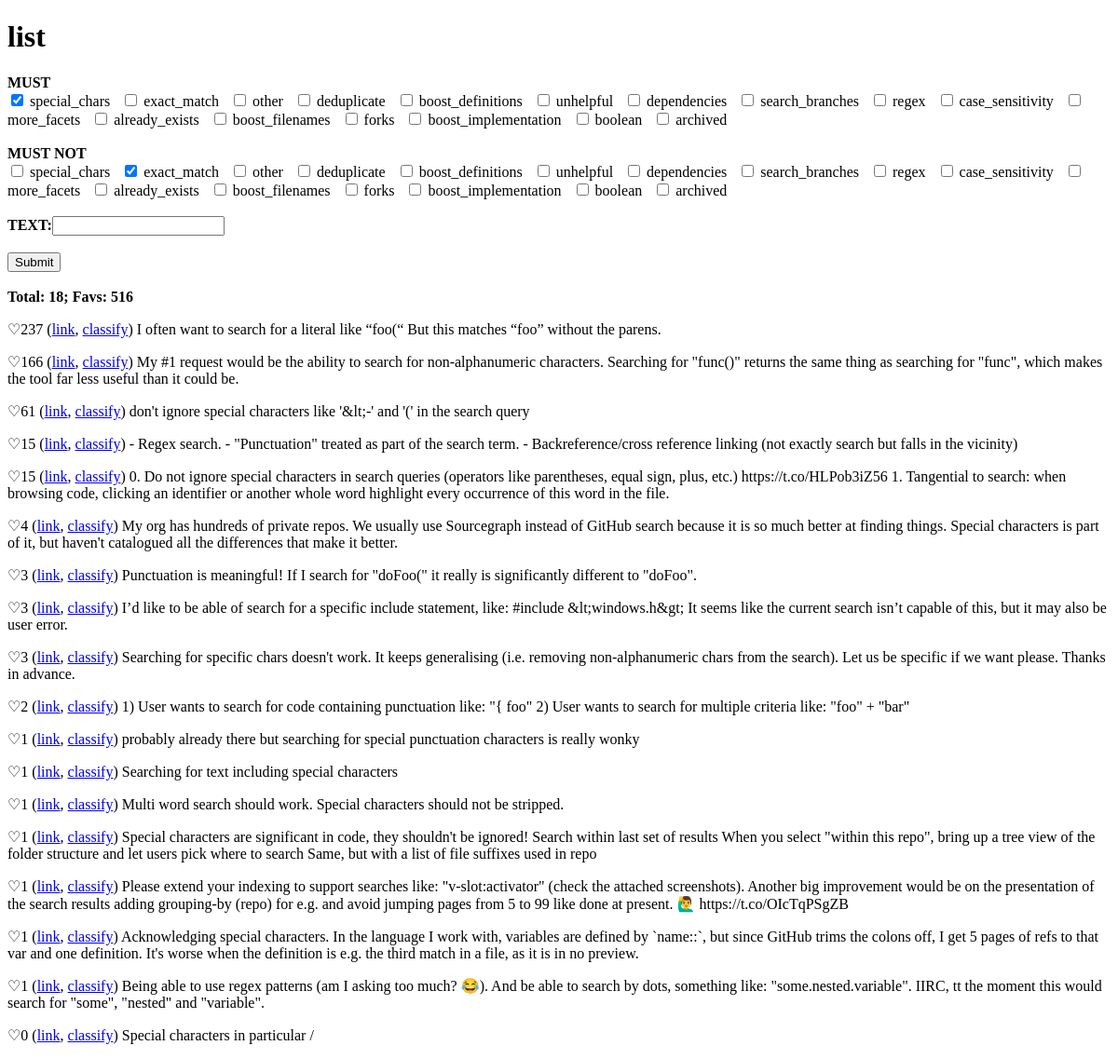
Before: /list/?must=special_chars&must_not=exact_match with the older database file.
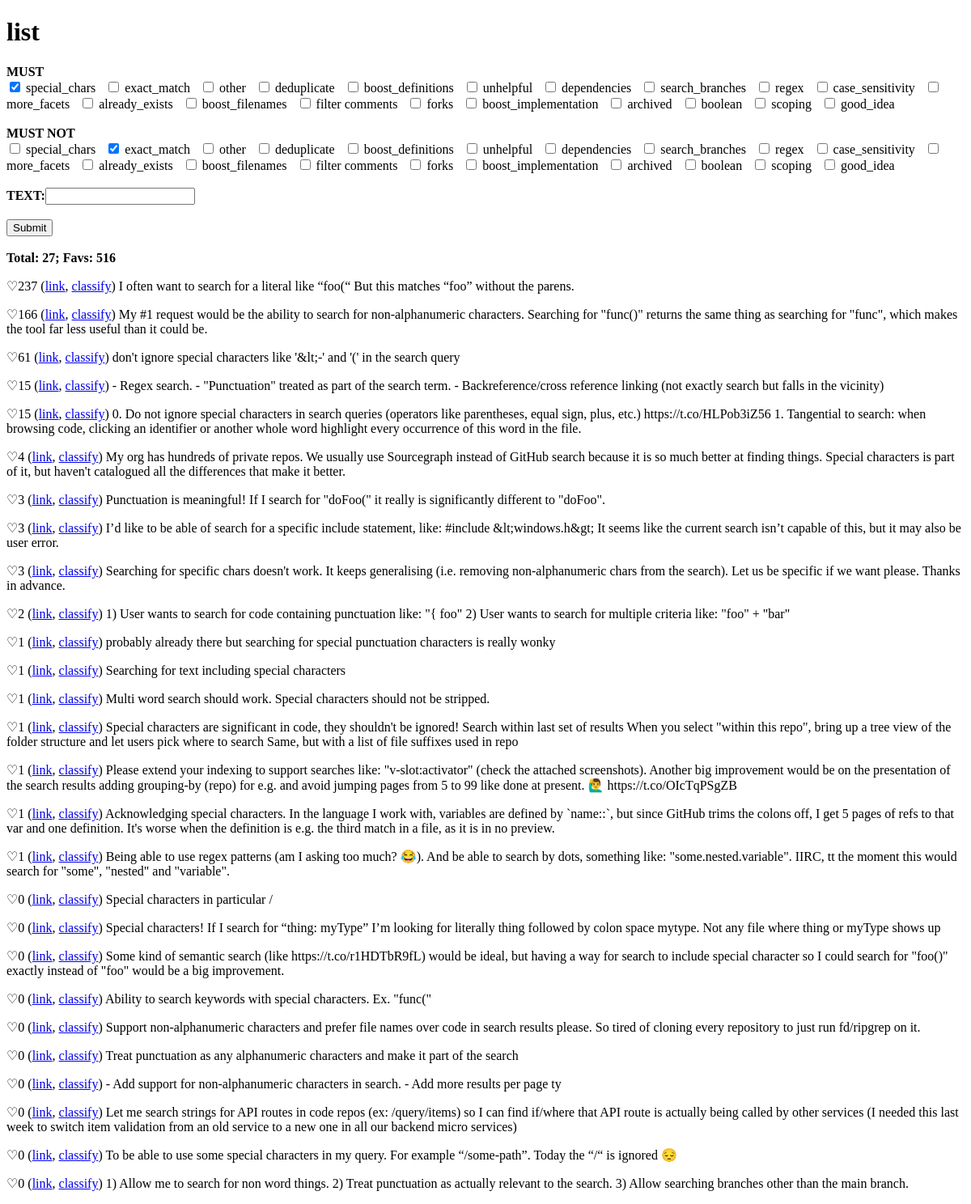
After: the same page with the newer database file.
### thing/models.py (models this page shows, shortened)
class Topic(models.Model):
    description = models.CharField(max_length=200)
    short_name = models.CharField(max_length=40, unique=True)
    tweets = models.ManyToManyField(Tweet, related_name='topics')

class Tweet(models.Model):
    slack_id = models.CharField(max_length=50, unique=True)
    author_id = models.CharField(max_length=50)
    author_handle = models.CharField(max_length=50)
    created_at = models.IntegerField()
    favorite_count = models.IntegerField()
    full_text = models.CharField(max_length=300)
    processed = models.BooleanField(default=False)

### thing/views.py (the view)
# urls.py: path('list/', views.list, name='list'),
def list(request):
    if request.method == 'POST':
        musts = get_must_must_not_topics(request.POST, 'must')
        must_nots = get_must_must_not_topics(request.POST, 'must_not')
        text = request.POST.get('text', '')
        return redirect(f'/list/?must={musts}&must_not={must_nots}&text={text}')
    else:  # GET
        musts = remove_empty_str(request.GET.get('must', '').split(','))
        must_nots = remove_empty_str(request.GET.get('must_not', '').split(','))
        text = request.GET.get('text','')
    tweets = Tweet.objects.all()
    for must in musts:
        tweets = tweets.filter(topics__short_name=must)
    if must_nots:
        tweets = tweets.exclude(topics__short_name__in=must_nots)
    if text:
        tweets = tweets.filter(full_text__contains=text)
    tweets = tweets.order_by('-favorite_count', 'created_at')
    topics = Topic.objects.all().annotate(favs=Sum('tweets__favorite_count')).order_by('-favs')
    context = {
        'musts': musts,
        'must_nots': must_nots,
        'text': text,
        'num': tweets.count(),
        'favs': tweets.aggregate(Sum('favorite_count'))['favorite_count__sum'],
        'topics': topics,
        'tweets': tweets,
    }
    template = loader.get_template('thing/list.html')
    return HttpResponse(template.render(context, request))

### thing/views.py (called while the page is built)
def remove_empty_str(strings):
    return [s for s in strings if s != '']

### thing/templates/thing/list.html (shortened to what this page needs)
<!DOCTYPE html>
<html lang="en">
<head>
</head>
<body>
<h1>list</h1>
<form method="post">
    <b>MUST</b><br>
{% for topic in topics %}
    <input type="checkbox" id="must.{{ topic.short_name }}" name="must.{{ topic.short_name }}" value="true"  {% if topic.short_name in musts %} checked {% else %}  {% endif %}>
    <label for="{{ topic.short_name }}">{{ topic.short_name }}</label>&nbsp;&nbsp;
{% endfor %}<br><br>
        <b>MUST NOT</b><br>
{% for topic in topics %}
    <input type="checkbox" id="must_not.{{ topic.short_name }}" name="must_not.{{ topic.short_name }}" value="true"  {% if topic.short_name in must_nots %} checked {% else %}  {% endif %}>
    <label for="{{ topic.short_name }}">{{ topic.short_name }}</label>&nbsp;&nbsp;
{% endfor %}<br><br>
<label for="text"><b>TEXT:</b></label><input type="text" id="text" name="text" value="{{ text }}"><br><br>
<input type="submit" value="Submit">
</form><br>
<b>Total: {{ num }}; Favs: {{ favs }}</b>
{% for tweet in tweets %}
<p>
    ♡️{{tweet.favorite_count}} (<a href="https://twitter.com/JnBrymn/status/{{tweet.slack_id}}">link</a>, <a href="/classify/{{tweet.slack_id}}">classify</a>) {{tweet.full_text}}<br>
</p>
{% endfor %}
</body>
</html>

Changed rows visible on the page:
added Topic: short_name "filter comments"
shown differently, row unchanged: Topic "archived": moves up the list
added Topic: short_name "scoping"
added Topic: short_name "good_idea"
now on this page (row edited): Tweet: favorite_count "0", full_text "Special characters! If I search for “thing: myType” I’m looking for literally thing followed by colon space mytype. Not any file where thing or myType shows up"
now on this page (row edited): Tweet: favorite_count "0", full_text "Some kind of semantic search (like https://t.co/r1HDTbR9fL) would be ideal, but having a way for search to include special character so I could search for \"foo()\" exactly instead of \"foo\" would be a big improvement."
now on this page (row edited): Tweet: favorite_count "0", full_text "Ability to search keywords with special characters. Ex. \"func(\""
now on this page (row edited): Tweet: favorite_count "0", full_text "Support non-alphanumeric characters and prefer file names over code in search results please. So tired of cloning every repository to just run fd/ripgrep on it."
now on this page (row edited): Tweet: favorite_count "0", full_text "Treat punctuation as any alphanumeric characters and make it part of the search"
now on this page (row edited): Tweet: favorite_count "0", full_text "- Add support for non-alphanumeric characters in search. - Add more results per page ty"
now on this page (row edited): Tweet: favorite_count "0", full_text "Let me search strings for API routes in code repos (ex: /query/items) so I can find if/where that API route is actually being called by other services (I needed this last week to switch item validation from an old service to a new one in all our backend micro services)"
now on this page (row edited): Tweet: favorite_count "0", full_text "To be able to use some special characters in my query. For example “/some-path”. Today the “/“ is ignored 😔"
now on this page (row edited): Tweet: favorite_count "0", full_text "1) Allow me to search for non word things. 2) Treat punctuation as actually relevant to the search. 3) Allow searching branches other than the main branch."
Other visible differences:
{{ num }}: "18" → "27"
